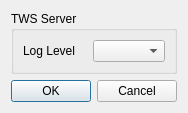
<?xml version="1.0" encoding="UTF-8"?>
<ui version="4.0">
 <class>Dialog</class>
 <widget class="QDialog" name="Dialog">
  <property name="geometry">
   <rect>
    <x>0</x>
    <y>0</y>
    <width>174</width>
    <height>100</height>
   </rect>
  </property>
  <property name="windowTitle">
   <string>Dialog</string>
  </property>
  <layout class="QVBoxLayout" name="verticalLayout">
   <item>
    <widget class="QGroupBox" name="groupBox">
     <property name="title">
      <string>TWS Server</string>
     </property>
     <layout class="QGridLayout" name="gridLayout">
      <item row="0" column="0">
       <widget class="QLabel" name="label">
        <property name="text">
         <string>Log Level</string>
        </property>
       </widget>
      </item>
      <item row="0" column="1">
       <widget class="QComboBox" name="comboBox"/>
      </item>
     </layout>
    </widget>
   </item>
   <item>
    <widget class="QDialogButtonBox" name="buttonBox">
     <property name="orientation">
      <enum>Qt::Horizontal</enum>
     </property>
     <property name="standardButtons">
      <set>QDialogButtonBox::Cancel|QDialogButtonBox::Ok</set>
     </property>
    </widget>
   </item>
  </layout>
 </widget>
 <resources/>
 <connections>
  <connection>
   <sender>buttonBox</sender>
   <signal>accepted()</signal>
   <receiver>Dialog</receiver>
   <slot>accept()</slot>
   <hints>
    <hint type="sourcelabel">
     <x>248</x>
     <y>254</y>
    </hint>
    <hint type="destinationlabel">
     <x>157</x>
     <y>274</y>
    </hint>
   </hints>
  </connection>
  <connection>
   <sender>buttonBox</sender>
   <signal>rejected()</signal>
   <receiver>Dialog</receiver>
   <slot>reject()</slot>
   <hints>
    <hint type="sourcelabel">
     <x>316</x>
     <y>260</y>
    </hint>
    <hint type="destinationlabel">
     <x>286</x>
     <y>274</y>
    </hint>
   </hints>
  </connection>
 </connections>
</ui>
